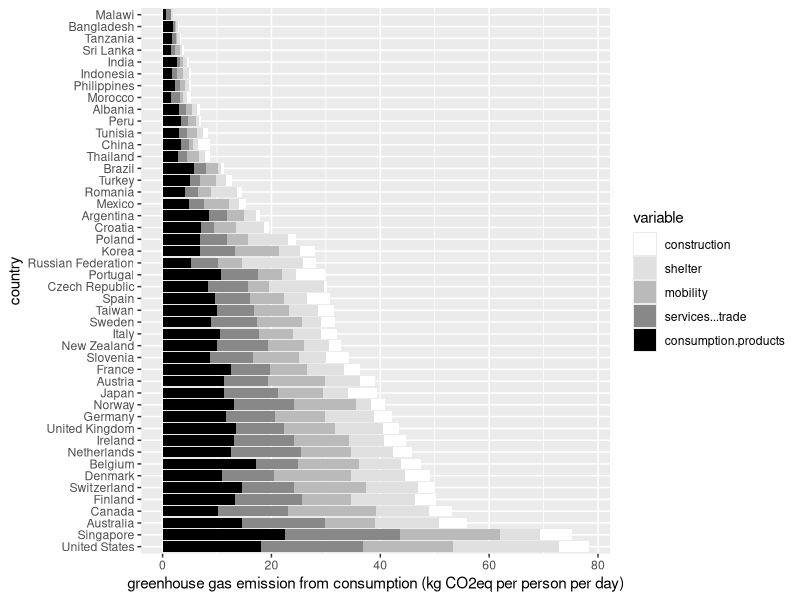

Generate this figure with R:
library(ggplot2)
library(reshape2)
hpss <- read.delim("hertwich-peters-2009-selection.csv", header = TRUE, as.is=TRUE)
dfss <- melt(hpss, id.vars = "country")
dfss$country <- factor(dfss$country, levels=unique(dfss$country))
ggplot(data = dfss, aes(x = country, y = value, fill = variable)) + geom_bar(stat="identity") + coord_flip() + ylab("greenhouse gas emission from consumption (kg CO2eq per person per day)") + scale_fill_grey(start = 1, end = 0)

